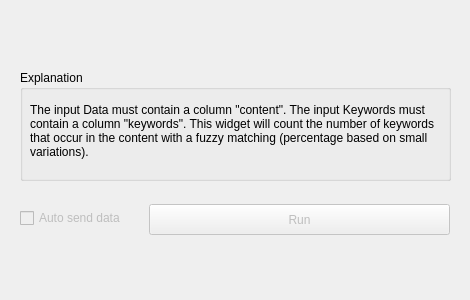
<?xml version="1.0" encoding="UTF-8"?>
<ui version="4.0">
 <class>Form</class>
 <widget class="QWidget" name="Form">
  <property name="geometry">
   <rect>
    <x>0</x>
    <y>0</y>
    <width>470</width>
    <height>300</height>
   </rect>
  </property>
  <property name="windowTitle">
   <string>Form</string>
  </property>
  <widget class="QGroupBox" name="groupBox">
   <property name="geometry">
    <rect>
     <x>20</x>
     <y>70</y>
     <width>431</width>
     <height>111</height>
    </rect>
   </property>
   <property name="title">
    <string>Explanation</string>
   </property>
   <widget class="QLabel" name="Description">
    <property name="geometry">
     <rect>
      <x>10</x>
      <y>30</y>
      <width>411</width>
      <height>61</height>
     </rect>
    </property>
    <property name="text">
     <string>The input Data must contain a column &quot;content&quot;. The input Keywords must contain a column &quot;keywords&quot;. This widget will count the number of keywords that occur in the content with a fuzzy matching (percentage based on small variations).</string>
    </property>
    <property name="textFormat">
     <enum>Qt::AutoText</enum>
    </property>
    <property name="alignment">
     <set>Qt::AlignLeading|Qt::AlignLeft|Qt::AlignVCenter</set>
    </property>
    <property name="wordWrap">
     <bool>true</bool>
    </property>
   </widget>
  </widget>
  <widget class="QPushButton" name="pushButton_send">
   <property name="enabled">
    <bool>false</bool>
   </property>
   <property name="geometry">
    <rect>
     <x>149</x>
     <y>204</y>
     <width>301</width>
     <height>31</height>
    </rect>
   </property>
   <property name="text">
    <string>Run</string>
   </property>
  </widget>
  <widget class="QCheckBox" name="checkBox_send">
   <property name="enabled">
    <bool>false</bool>
   </property>
   <property name="geometry">
    <rect>
     <x>20</x>
     <y>210</y>
     <width>131</width>
     <height>16</height>
    </rect>
   </property>
   <property name="text">
    <string>Auto send data</string>
   </property>
  </widget>
 </widget>
 <resources/>
 <connections/>
</ui>
